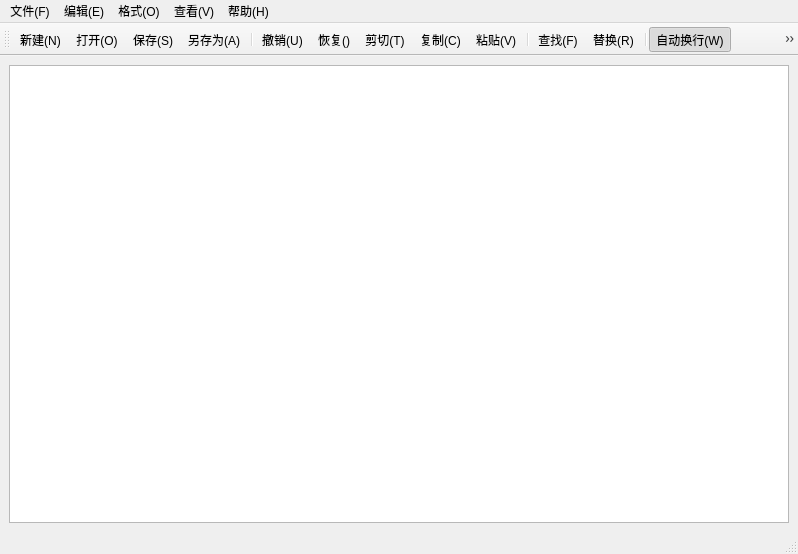
<?xml version="1.0" encoding="UTF-8"?>
<ui version="4.0">
 <class>MainWindow</class>
 <widget class="QMainWindow" name="MainWindow">
  <property name="geometry">
   <rect>
    <x>0</x>
    <y>0</y>
    <width>798</width>
    <height>554</height>
   </rect>
  </property>
  <property name="windowTitle">
   <string>MainWindow</string>
  </property>
  <widget class="QWidget" name="centralwidget">
   <layout class="QVBoxLayout" name="verticalLayout">
    <item>
     <widget class="QPlainTextEdit" name="plainTextEdit">
      <property name="plainText">
       <string/>
      </property>
     </widget>
    </item>
   </layout>
  </widget>
  <widget class="QMenuBar" name="menubar">
   <property name="enabled">
    <bool>true</bool>
   </property>
   <property name="geometry">
    <rect>
     <x>0</x>
     <y>0</y>
     <width>798</width>
     <height>25</height>
    </rect>
   </property>
   <widget class="QMenu" name="menu">
    <property name="title">
     <string>文件(F)</string>
    </property>
    <property name="toolTipsVisible">
     <bool>false</bool>
    </property>
    <addaction name="action_N_Ctrl_N"/>
    <addaction name="action_O_Ctrl_O"/>
    <addaction name="action_S_Ctrl_S"/>
    <addaction name="action_A"/>
    <addaction name="separator"/>
    <addaction name="action_X"/>
   </widget>
   <widget class="QMenu" name="menu_E">
    <property name="title">
     <string>编辑(E)</string>
    </property>
    <addaction name="action_U_Ctrl_Z"/>
    <addaction name="action_Ctrl_Shift_Z"/>
    <addaction name="action_T_Ctrl_X"/>
    <addaction name="action_C_Ctrl_C"/>
    <addaction name="action_V"/>
    <addaction name="separator"/>
    <addaction name="action_R"/>
    <addaction name="action_F"/>
    <addaction name="separator"/>
    <addaction name="action_A_2"/>
   </widget>
   <widget class="QMenu" name="menu_O">
    <property name="title">
     <string>格式(O)</string>
    </property>
    <addaction name="action_W"/>
    <addaction name="action_L"/>
    <addaction name="action_F_2"/>
    <addaction name="action_4"/>
    <addaction name="separator"/>
    <addaction name="action_5"/>
    <addaction name="action_6"/>
   </widget>
   <widget class="QMenu" name="menu_V">
    <property name="title">
     <string>查看(V)</string>
    </property>
    <addaction name="action_T"/>
    <addaction name="action_S"/>
   </widget>
   <widget class="QMenu" name="menu_H">
    <property name="title">
     <string>帮助(H)</string>
    </property>
    <addaction name="action_A_3"/>
   </widget>
   <addaction name="menu"/>
   <addaction name="menu_E"/>
   <addaction name="menu_O"/>
   <addaction name="menu_V"/>
   <addaction name="menu_H"/>
  </widget>
  <widget class="QStatusBar" name="statusbar"/>
  <widget class="QToolBar" name="toolBar">
   <property name="windowTitle">
    <string>toolBar</string>
   </property>
   <attribute name="toolBarArea">
    <enum>TopToolBarArea</enum>
   </attribute>
   <attribute name="toolBarBreak">
    <bool>false</bool>
   </attribute>
   <addaction name="action_N_Ctrl_N"/>
   <addaction name="action_O_Ctrl_O"/>
   <addaction name="action_S_Ctrl_S"/>
   <addaction name="action_A"/>
   <addaction name="separator"/>
   <addaction name="action_U_Ctrl_Z"/>
   <addaction name="action_Ctrl_Shift_Z"/>
   <addaction name="action_T_Ctrl_X"/>
   <addaction name="action_C_Ctrl_C"/>
   <addaction name="action_V"/>
   <addaction name="separator"/>
   <addaction name="action_F"/>
   <addaction name="action_R"/>
   <addaction name="separator"/>
   <addaction name="action_W"/>
   <addaction name="action_L"/>
   <addaction name="action_F_2"/>
   <addaction name="separator"/>
   <addaction name="action_T"/>
   <addaction name="action_S"/>
  </widget>
  <action name="action_N_Ctrl_N">
   <property name="checkable">
    <bool>false</bool>
   </property>
   <property name="checked">
    <bool>false</bool>
   </property>
   <property name="icon">
    <iconset>
     <normaloff>D:\QtFile\TextEditor\resources\new.png</normaloff>D:\QtFile\TextEditor\resources\new.png</iconset>
   </property>
   <property name="text">
    <string>新建(N)</string>
   </property>
   <property name="statusTip">
    <string/>
   </property>
   <property name="shortcut">
    <string>Ctrl+N</string>
   </property>
   <property name="iconVisibleInMenu">
    <bool>true</bool>
   </property>
  </action>
  <action name="action_O_Ctrl_O">
   <property name="icon">
    <iconset>
     <normaloff>D:\QtFile\TextEditor\resources\open.png</normaloff>D:\QtFile\TextEditor\resources\open.png</iconset>
   </property>
   <property name="text">
    <string>打开(O)</string>
   </property>
   <property name="shortcut">
    <string>Ctrl+O</string>
   </property>
   <property name="menuRole">
    <enum>QAction::NoRole</enum>
   </property>
  </action>
  <action name="action_S_Ctrl_S">
   <property name="icon">
    <iconset>
     <normaloff>D:\QtFile\TextEditor\resources\save.png</normaloff>D:\QtFile\TextEditor\resources\save.png</iconset>
   </property>
   <property name="text">
    <string>保存(S)</string>
   </property>
   <property name="shortcut">
    <string>Ctrl+S</string>
   </property>
   <property name="menuRole">
    <enum>QAction::NoRole</enum>
   </property>
  </action>
  <action name="action_A">
   <property name="checkable">
    <bool>false</bool>
   </property>
   <property name="icon">
    <iconset>
     <normaloff>D:\QtFile\TextEditor\resources\another save.png</normaloff>D:\QtFile\TextEditor\resources\another save.png</iconset>
   </property>
   <property name="text">
    <string>另存为(A)</string>
   </property>
   <property name="menuRole">
    <enum>QAction::NoRole</enum>
   </property>
  </action>
  <action name="action_U_Ctrl_Z">
   <property name="icon">
    <iconset>
     <normaloff>D:\QtFile\TextEditor\resources\chexiao.png</normaloff>D:\QtFile\TextEditor\resources\chexiao.png</iconset>
   </property>
   <property name="text">
    <string>撤销(U)</string>
   </property>
   <property name="shortcut">
    <string>Ctrl+Z</string>
   </property>
   <property name="menuRole">
    <enum>QAction::NoRole</enum>
   </property>
  </action>
  <action name="action_Ctrl_Shift_Z">
   <property name="icon">
    <iconset>
     <normaloff>D:\QtFile\TextEditor\resources\恢复.png</normaloff>D:\QtFile\TextEditor\resources\恢复.png</iconset>
   </property>
   <property name="text">
    <string>恢复()</string>
   </property>
   <property name="shortcut">
    <string>Ctrl+Shift+Z</string>
   </property>
   <property name="menuRole">
    <enum>QAction::NoRole</enum>
   </property>
  </action>
  <action name="action_T_Ctrl_X">
   <property name="icon">
    <iconset>
     <normaloff>D:\QtFile\TextEditor\resources\剪切.png</normaloff>D:\QtFile\TextEditor\resources\剪切.png</iconset>
   </property>
   <property name="text">
    <string>剪切(T)</string>
   </property>
   <property name="shortcut">
    <string>Ctrl+X</string>
   </property>
   <property name="menuRole">
    <enum>QAction::NoRole</enum>
   </property>
  </action>
  <action name="action_C_Ctrl_C">
   <property name="icon">
    <iconset>
     <normaloff>D:\QtFile\TextEditor\resources\复制.png</normaloff>D:\QtFile\TextEditor\resources\复制.png</iconset>
   </property>
   <property name="text">
    <string>复制(C)</string>
   </property>
   <property name="shortcut">
    <string>Ctrl+C</string>
   </property>
   <property name="menuRole">
    <enum>QAction::NoRole</enum>
   </property>
  </action>
  <action name="action_V">
   <property name="icon">
    <iconset>
     <normaloff>D:\QtFile\TextEditor\resources\粘贴.png</normaloff>D:\QtFile\TextEditor\resources\粘贴.png</iconset>
   </property>
   <property name="text">
    <string>粘贴(V)</string>
   </property>
   <property name="shortcut">
    <string>Ctrl+V</string>
   </property>
   <property name="menuRole">
    <enum>QAction::NoRole</enum>
   </property>
  </action>
  <action name="action_F">
   <property name="icon">
    <iconset>
     <normaloff>D:\QtFile\TextEditor\resources\查询.png</normaloff>D:\QtFile\TextEditor\resources\查询.png</iconset>
   </property>
   <property name="text">
    <string>查找(F)</string>
   </property>
   <property name="shortcut">
    <string>Ctrl+F</string>
   </property>
   <property name="menuRole">
    <enum>QAction::NoRole</enum>
   </property>
  </action>
  <action name="action_R">
   <property name="icon">
    <iconset>
     <normaloff>D:\QtFile\TextEditor\resources\替换.png</normaloff>D:\QtFile\TextEditor\resources\替换.png</iconset>
   </property>
   <property name="text">
    <string>替换(R)</string>
   </property>
   <property name="shortcut">
    <string>Ctrl+R</string>
   </property>
   <property name="menuRole">
    <enum>QAction::NoRole</enum>
   </property>
  </action>
  <action name="action_X">
   <property name="text">
    <string>退出(X)</string>
   </property>
   <property name="shortcut">
    <string>X</string>
   </property>
   <property name="menuRole">
    <enum>QAction::NoRole</enum>
   </property>
  </action>
  <action name="action_A_2">
   <property name="text">
    <string>全选(A)</string>
   </property>
   <property name="shortcut">
    <string>Ctrl+A</string>
   </property>
   <property name="menuRole">
    <enum>QAction::NoRole</enum>
   </property>
  </action>
  <action name="action_W">
   <property name="checkable">
    <bool>true</bool>
   </property>
   <property name="checked">
    <bool>true</bool>
   </property>
   <property name="icon">
    <iconset>
     <normaloff>D:\QtFile\TextEditor\resources\自动换行.png</normaloff>D:\QtFile\TextEditor\resources\自动换行.png</iconset>
   </property>
   <property name="text">
    <string>自动换行(W)</string>
   </property>
   <property name="menuRole">
    <enum>QAction::NoRole</enum>
   </property>
  </action>
  <action name="action_L">
   <property name="icon">
    <iconset>
     <normaloff>D:\QtFile\TextEditor\resources\显示行号.png</normaloff>D:\QtFile\TextEditor\resources\显示行号.png</iconset>
   </property>
   <property name="text">
    <string>显示行号(L)</string>
   </property>
   <property name="shortcut">
    <string>Ctrl+L</string>
   </property>
   <property name="menuRole">
    <enum>QAction::NoRole</enum>
   </property>
  </action>
  <action name="action_F_2">
   <property name="icon">
    <iconset>
     <normaloff>D:\QtFile\TextEditor\resources\字体.png</normaloff>D:\QtFile\TextEditor\resources\字体.png</iconset>
   </property>
   <property name="text">
    <string>字体(F)</string>
   </property>
   <property name="menuRole">
    <enum>QAction::NoRole</enum>
   </property>
  </action>
  <action name="action_4">
   <property name="text">
    <string>字体颜色</string>
   </property>
   <property name="menuRole">
    <enum>QAction::NoRole</enum>
   </property>
  </action>
  <action name="action_5">
   <property name="text">
    <string>字体背景色</string>
   </property>
   <property name="menuRole">
    <enum>QAction::NoRole</enum>
   </property>
  </action>
  <action name="action_6">
   <property name="text">
    <string>编辑器背景色</string>
   </property>
   <property name="menuRole">
    <enum>QAction::NoRole</enum>
   </property>
  </action>
  <action name="action_T">
   <property name="checkable">
    <bool>true</bool>
   </property>
   <property name="checked">
    <bool>true</bool>
   </property>
   <property name="icon">
    <iconset>
     <normaloff>D:\QtFile\TextEditor\resources\工具栏.png</normaloff>D:\QtFile\TextEditor\resources\工具栏.png</iconset>
   </property>
   <property name="text">
    <string>工具栏(T)</string>
   </property>
   <property name="menuRole">
    <enum>QAction::NoRole</enum>
   </property>
  </action>
  <action name="action_S">
   <property name="checkable">
    <bool>true</bool>
   </property>
   <property name="checked">
    <bool>true</bool>
   </property>
   <property name="icon">
    <iconset>
     <normaloff>D:\QtFile\TextEditor\resources\状态栏.png</normaloff>D:\QtFile\TextEditor\resources\状态栏.png</iconset>
   </property>
   <property name="text">
    <string>状态栏(S)</string>
   </property>
   <property name="menuRole">
    <enum>QAction::NoRole</enum>
   </property>
  </action>
  <action name="action_A_3">
   <property name="text">
    <string>关于(A)</string>
   </property>
   <property name="menuRole">
    <enum>QAction::NoRole</enum>
   </property>
  </action>
 </widget>
 <resources/>
 <connections/>
</ui>
